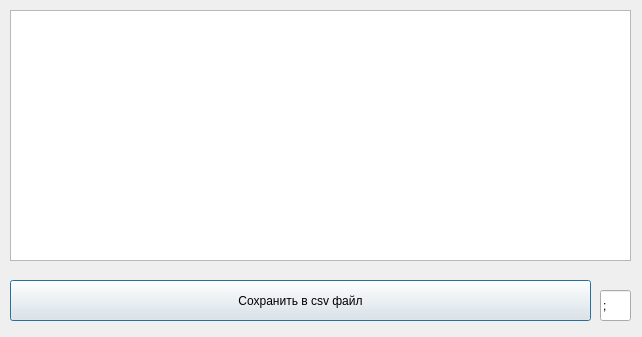
<?xml version="1.0" encoding="UTF-8"?>
<ui version="4.0">
 <class>Dialog</class>
 <widget class="QDialog" name="Dialog">
  <property name="geometry">
   <rect>
    <x>0</x>
    <y>0</y>
    <width>642</width>
    <height>337</height>
   </rect>
  </property>
  <property name="windowTitle">
   <string>Dialog</string>
  </property>
  <widget class="QTextBrowser" name="data_view">
   <property name="geometry">
    <rect>
     <x>10</x>
     <y>10</y>
     <width>621</width>
     <height>251</height>
    </rect>
   </property>
  </widget>
  <widget class="QPushButton" name="save2csv">
   <property name="geometry">
    <rect>
     <x>10</x>
     <y>280</y>
     <width>581</width>
     <height>41</height>
    </rect>
   </property>
   <property name="text">
    <string>Сохранить в csv файл</string>
   </property>
  </widget>
  <widget class="QLineEdit" name="delim">
   <property name="geometry">
    <rect>
     <x>600</x>
     <y>290</y>
     <width>31</width>
     <height>31</height>
    </rect>
   </property>
   <property name="text">
    <string>;</string>
   </property>
  </widget>
 </widget>
 <resources/>
 <connections/>
</ui>
